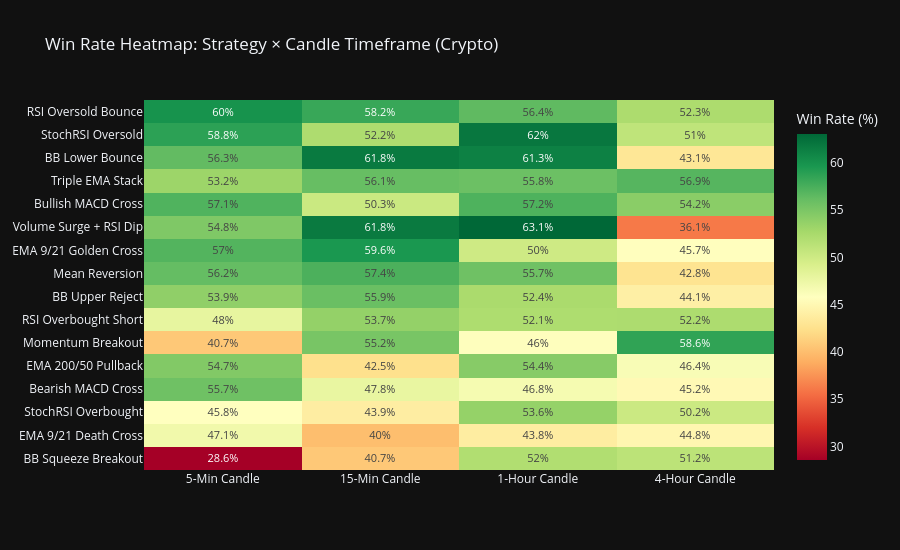

The code cell stored with this chart in its notebook:
### Markdown cell above
### 4b. Win Rate Heatmap — Strategy × Timeframe

### Code cell
pivot_wr = df_crypto.pivot_table(index='Strategy', columns='Timeframe', values='Win Rate (%)', aggfunc='first')
pivot_wr = pivot_wr.reindex(columns=tf_order)

# Sort strategies by average win rate across timeframes
pivot_wr['avg'] = pivot_wr.mean(axis=1)
pivot_wr = pivot_wr.sort_values('avg', ascending=False).drop(columns='avg')

fig = go.Figure(data=go.Heatmap(
    z=pivot_wr.values,
    x=pivot_wr.columns.tolist(),
    y=pivot_wr.index.tolist(),
    colorscale='RdYlGn',
    text=np.round(pivot_wr.values, 1),
    texttemplate='%{text}%',
    textfont={'size': 11},
    colorbar_title='Win Rate (%)'
))
fig.update_layout(
    title='Win Rate Heatmap: Strategy × Candle Timeframe (Crypto)',
    height=550, template='plotly_dark',
    yaxis=dict(autorange='reversed')
)
fig.show()

### Figure 1 — Plotly figure (JSON) as saved in the notebook; plotly's stock layout.template omitted (floating-point values rounded to 4 significant figures)
{"data": [{"colorbar": {"title": {"text": "Win Rate (%)"}}, "colorscale": [[0, "rgb(165,0,38)"], [0.1, "rgb(215,48,39)"], [0.2, "rgb(244,109,67)"], [0.3, "rgb(253,174,97)"], [0.4, "rgb(254,224,139)"], [0.5, "rgb(255,255,191)"], [0.6, "rgb(217,239,139)"], [0.7, "rgb(166,217,106)"], [0.8, "rgb(102,189,99)"], [0.9, "rgb(26,152,80)"], [1, "rgb(0,104,55)"]], "text": [[60.0, 58.2, 56.4, 52.3], [58.8, 52.2, 62.0, 51.0], [56.3, 61.8, 61.3, 43.1], [53.2, 56.1, 55.8, 56.9], [57.1, 50.3, 57.2, 54.2], [54.8, 61.8, 63.1, 36.1], [57.0, 59.6, 50.0, 45.7], [56.2, 57.4, 55.7, 42.8], [53.9, 55.9, 52.4, 44.1], [48.0, 53.7, 52.1, 52.2], [40.7, 55.2, 46.0, 58.6], [54.7, 42.5, 54.4, 46.4], [55.7, 47.8, 46.8, 45.2], [45.8, 43.9, 53.6, 50.2], [47.1, 40.0, 43.8, 44.8], [28.6, 40.7, 52.0, 51.2]], "textfont": {"size": 11}, "texttemplate": "%{text}%", "type": "heatmap", "x": ["5-Min Candle", "15-Min Candle", "1-Hour Candle", "4-Hour Candle"], "y": ["RSI Oversold Bounce", "StochRSI Oversold", "BB Lower Bounce", "Triple EMA Stack", "Bullish MACD Cross", "Volume Surge + RSI Dip", "EMA 9/21 Golden Cross", "Mean Reversion", "BB Upper Reject", "RSI Overbought Short", "Momentum Breakout", "EMA 200/50 Pullback", "Bearish MACD Cross", "StochRSI Overbought", "EMA 9/21 Death Cross", "BB Squeeze Breakout"], "z": [[60.0, 58.24, 56.44, 52.27], [58.79, 52.17, 62.01, 51.02], [56.31, 61.8, 61.29, 43.12], [53.19, 56.1, 55.84, 56.9], [57.14, 50.27, 57.23, 54.22], [54.81, 61.76, 63.06, 36.09], [57.01, 59.6, 50.0, 45.74], [56.2, 57.36, 55.66, 42.79], [53.91, 55.93, 52.38, 44.09], [47.97, 53.66, 52.14, 52.21], [40.74, 55.17, 45.95, 58.62], [54.67, 42.5, 54.39, 46.43], [55.7, 47.83, 46.75, 45.18], [45.79, 43.86, 53.61, 50.24], [47.12, 40.0, 43.82, 44.79], [28.57, 40.74, 52.0, 51.22]]}], "layout": {"height": 550, "title": {"text": "Win Rate Heatmap: Strategy × Candle Timeframe (Crypto)"}, "yaxis": {"autorange": "reversed"}}}
